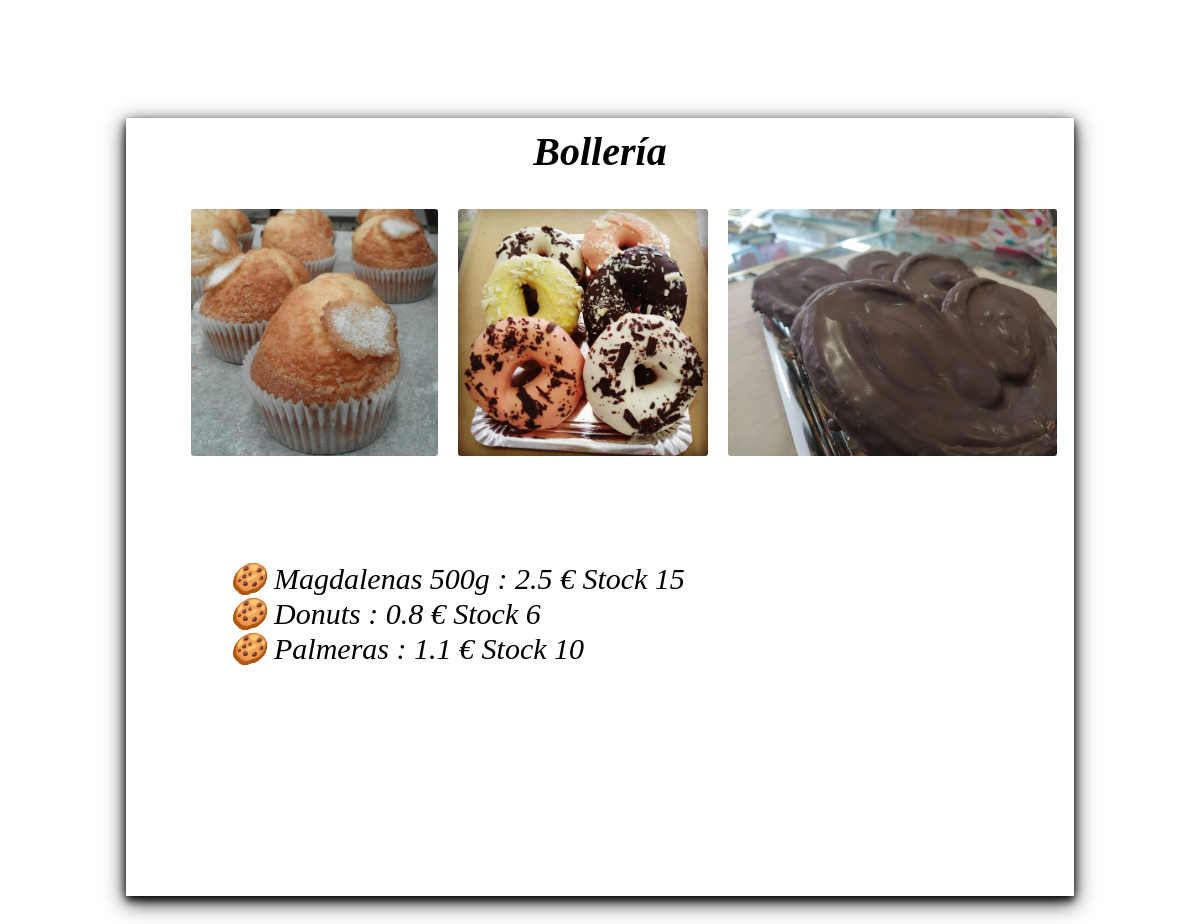
The page /mi_panaderia/bolleria.html/ on the database its author committed.
### mi_panaderia/models.py (models this page shows, shortened)
class Producto(models.Model):
    nombre = models.CharField(max_length=50)
    stock = models.IntegerField(default=0)
    precio = models.FloatField()

### mi_panaderia/views.py (the view)
# urls.py: path('bolleria.html/', views.bolleria, name='bolleria'),
def bolleria(request):
    productos = Producto.objects.all()
    return render(request, 'bolleria.html',{
    'precio1':productos[7].precio,
    'nombre1':productos[7].nombre,
    'stock1':productos[7].stock,
    'precio2':productos[5].precio,
    'nombre2':productos[5].nombre,
    'stock2':productos[5].stock,
    'precio3':productos[6].precio,
    'nombre3':productos[6].nombre,
    'stock3':productos[6].stock,
    })

### mi_panaderia/templates/bolleria.html (shortened to what this page needs)
{% load staticfiles %}
<html>
  <link rel="stylesheet" href="{% static 'styles.css'%}" type="text/css">
  <head>
  </head>
  <body>
    <div  class= "informacion" href="bolleria.html" style="  padding:10px; padding-bottom: 200px; margin: 10%;">
          <h2 style="margin-top:0px; font-size: 40px; ">Bollería</h2>
      <div id="galeria">
        <img src="{% static 'panaderia-fotos/magdalenas.png'%}" alt="Bollos" style=" margin-left: 55px; float:left" height=70% />
        <img src="{% static 'panaderia-fotos/donunts.png'%}" alt="Bollos" style=" margin-left: 20px; float:left" height=70%/>
        <img src="{% static 'panaderia-fotos/palmera.jpg'%}" alt="Bollos" style=" margin-left: 20px; float:left" height=70%/>
        </div>
        <p style=" margin-top: 0px; margin-left: 10%;  font-size: 30px;  font-style: oblique;  font-family: Latin Modern Roman 10; ">
        🍪  {{nombre1}} : {{precio1}} €   Stock {{stock1}} <br>
        🍪  {{nombre2}} : {{precio2}} €   Stock {{stock2}} <br>
        🍪  {{nombre3}} : {{precio3}} €   Stock {{stock3}} <br>
         </p>
    </div>
  </<body>
</html>

### mi_panaderia/static/styles.css (style rules this page uses)
body { background-image: url('panaderia-fotos/fondo.png'); background-position: center; background-repeat:no-repeat; background-size:100% 100%; background-origin: border-box; background-attachment: fixed; }
h2 { font-family: "Latin Modern Roman 10"; font-style: oblique; text-align: center; background-color:; color: black; }
img { border-radius: 3px; display:block; margin:auto; }
* { box-sizing: border-box; }
.informacion { margin: 100px; padding: 200px; background-color:rgba(255,255,255,0.95); box-shadow: 0 4px 8px 0 rgba(0, 0, 0, 0.9), 0 6px 20px 0 rgba(0, 0, 0, 0.9); }
#galeria { margin-top: 2%; height: 45%; }

### rows shown on the page
Producto: nombre "Magdalenas 500g", precio "2.5"
Producto: nombre "Donuts", precio "0.8"
Producto: nombre "Palmeras", precio "1.1"

### other values the page prints
{{ stock1 }} "15"
{{ stock2 }} "6"
{{ stock3 }} "10"
